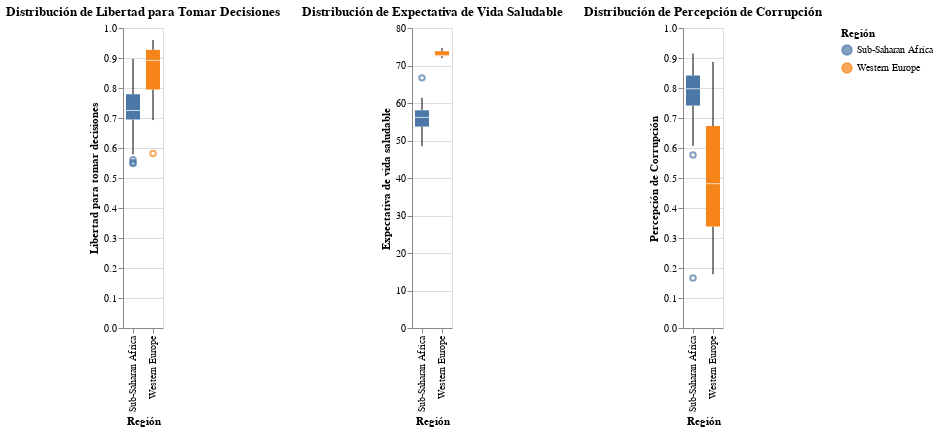

Source (notebook cell):
### Code cell
combined = alt.hconcat(freedom, life_expectancy, corruption)
combined
